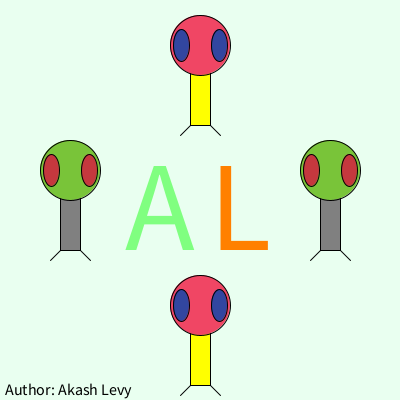
Frame 1 (no input)
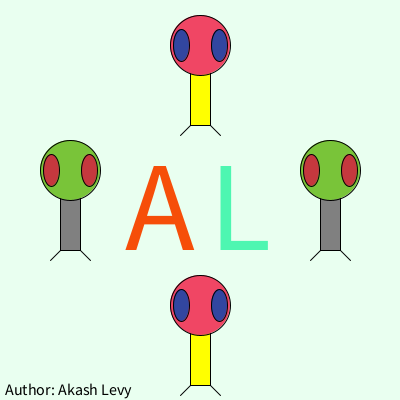
Frame 60 (the mouse pressed at the canvas centre just before this capture)
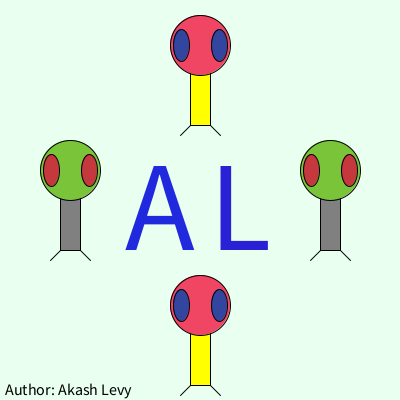
Frame 120 (the mouse held since frame 60 and released just before this capture)

The Processing sketch that drew these frames (run headless with seeded random() and noise(); from frame 60 on, the mouse is pressed at the canvas centre):

// Processing sketch: processing_103087
// ── processing_103087.pde

//Copyright (C) Akash Levy July 2013
//Cool Bot Initials :D

//Variable declarations
  boolean[] botOn = {false, false, false, false};
  float[] angle = {1,-1};
  float[] speed = {5,5};
  int currentX = 0, currentY = 0;
  float[] bot1Coord = {70.0,170.0};
  float[] bot2Coord = {330.0,170.0};
  float[] bot3Coord = {200.0,45.0};
  float[] bot4Coord = {200.0,305.0};
  float[] bot3Speed = {0.0,0.0};
  float[] bot4Speed = {0.0,0.0};
  int windowFrameRate = 60, iteration = 0;
  int oldMouseX = mouseX, oldMouseY = mouseY;
  float bot3Friction = 0.9975, bot4Friction = 0.9975;
  
//Setup  
void setup()
{
  size(400,400);
  rectMode(CENTER);
  stroke(0);
  frameRate(windowFrameRate);
}

void draw()
{
  //Background
  background(233, 255, 240);
  //background(128 * (1 - sin((float)iteration/30)), 128 * (1 - cos((float)iteration/30)), 128 * (1 + sin((float)iteration/30)));
  
  //Initials
  textAlign(CENTER);
  textSize(128);
  fill(128 * (1 + sin((float)iteration/30)), 128 * (1 + cos((float)iteration/30)), 128 * (1 - sin((float)iteration/30)));
  text("A", 160, 250);
  fill(128 * (1 + cos((float)iteration/30)), 128 * (1 + sin((float)iteration/30)), 128 * (1 - cos((float)iteration/30)));
  text("L", 240, 250);
  
  //Author
  fill(0);
  textAlign(LEFT);
  textSize(16);
  text("Author: Akash Levy", 5, 395);
  
  //Draw Bot 1
  translate(bot1Coord[0], bot1Coord[1]);
  fill(128,128,128);
  rect(0,30,20,100);
  fill(121,196,57);
  ellipse(0,0,60,60);
  fill(197,56,62);
  ellipse(-19,0,16,32);
  ellipse(19,0,16,32);
  line(-10,80,-20,90);
  line(10,80,20,90);
  translate(-bot1Coord[0], -bot1Coord[1]);
  
  //Draw Bot 2
  translate(bot2Coord[0], bot2Coord[1]);
  fill(128,128,128);
  rect(0,30,20,100);
  fill(121,196,57);
  ellipse(0,0,60,60);
  fill(197,56,62);
  ellipse(-19,0,16,32);
  ellipse(19,0,16,32);
  line(-10,80,-20,90);
  line(10,80,20,90);
  translate(-bot2Coord[0], -bot2Coord[1]);
  
  //Draw Bot 3
  translate(bot3Coord[0], bot3Coord[1]);
  fill(255,255,0);
  rect(0,30,20,100);
  fill(240,70,100);
  ellipse(0,0,60,60);
  fill(50,70,160);
  ellipse(-19,0,16,32);
  ellipse(19,0,16,32);
  line(-10,80,-20,90);
  line(10,80,20,90);
  translate(-bot3Coord[0], -bot3Coord[1]);
  
  //Draw Bot 4
  translate(bot4Coord[0], bot4Coord[1]);
  fill(255,255,0);
  rect(0,30,20,100);
  fill(240,70,100);
  ellipse(0,0,60,60);
  fill(50,70,160);
  ellipse(-19,0,16,32);
  ellipse(19,0,16,32);
  line(-10,80,-20,90);
  line(10,80,20,90);
  translate(-bot4Coord[0], -bot4Coord[1]);
  
  //Move Bot 1
  if (botOn[0])
  {
    if (bot1Coord[0] < -30)
      bot1Coord[0] = 430;
    if (bot1Coord[1] < -90)
      bot1Coord[1] = 430;
    if (bot1Coord[0] > 430)
      bot1Coord[0] = -30;
    if (bot1Coord[1] > 430)
      bot1Coord[1] = -90;
    angle[0] += random(-1,1)/5;
    bot1Coord[0] += speed[0]*sin(angle[0]);
    bot1Coord[1] += speed[0]*cos(angle[0]);
  }

  //Move Bot 2
  if (botOn[1])
  {
    if (bot2Coord[0] < -30)
      bot2Coord[0] = 430;
    if (bot2Coord[1] < -90)
      bot2Coord[1] = 430;
    if (bot2Coord[0] > 430)
      bot2Coord[0] = -30;
    if (bot2Coord[1] > 430)
      bot2Coord[1] = -90;
    angle[1] += random(-1,1)/5;
    bot2Coord[0] += speed[1]*sin(angle[1]);
    bot2Coord[1] += speed[1]*cos(angle[1]);
  }
  
  //Move Bot 3
  if (!botOn[2])
  {
    if (bot3Coord[0] < 30)
    {
      bot3Speed[0] *= -1;
      bot3Coord[0] = 30;
    }
    if (bot3Coord[1] < 30)
    {
      bot3Speed[1] *= -1;
      bot3Coord[1] = 30;
    }
    if (bot3Coord[0] > 370)
    {
      bot3Speed[0] *= -1;
      bot3Coord[0] = 370;
    }
    if (bot3Coord[1] > 310)
    {
      bot3Speed[1] *= -1;
      bot3Coord[1] = 310;
    }
    bot3Coord[0] += bot3Speed[0];
    bot3Coord[1] += bot3Speed[1];
    bot3Speed[0] *= bot3Friction;
    bot3Speed[1] *= bot3Friction;
  }
  
  //Move Bot 4
  if (!botOn[3])
  {
    if (bot4Coord[0] < 30)
    {
      bot4Speed[0] *= -1;
      bot4Coord[0] = 30;
    }
    if (bot4Coord[1] < 30)
    {
      bot4Speed[1] *= -1;
      bot4Coord[1] = 30;
    }
    if (bot4Coord[0] > 370)
    {
      bot4Speed[0] *= -1;
      bot4Coord[0] = 370;
    }
    if (bot4Coord[1] > 310)
    {
      bot4Speed[1] *= -1;
      bot4Coord[1] = 310;
    }
    bot4Coord[0] += bot4Speed[0];
    bot4Coord[1] += bot4Speed[1];
    bot4Speed[0] *= bot4Friction;
    bot4Speed[1] *= bot4Friction;
  }
  
  //New iteration
  oldMouseX = mouseX;
  oldMouseY = mouseY;
  iteration++;
}

boolean withinRectangle(float rectX, float rectY, float rectW, float rectH, int x, int y)
{
  if ((x < (rectX - rectW/2)) || (x > (rectX + rectW/2)) || (y < (rectY - rectH/2)) || (y > (rectY + rectH/2)))
    return false;
  else
    return true;
}

void mousePressed()
{
  if (withinRectangle(bot1Coord[0], bot1Coord[1]+30, 20, 100, mouseX, mouseY))
    botOn[0] = !botOn[0];
  if (withinRectangle(bot2Coord[0], bot2Coord[1]+30, 20, 100, mouseX, mouseY))
    botOn[1] = !botOn[1];
  if (withinRectangle(bot3Coord[0], bot3Coord[1]+30, 20, 100, mouseX, mouseY))
    botOn[2] = !botOn[2];
  if (withinRectangle(bot4Coord[0], bot4Coord[1]+30, 20, 100, mouseX, mouseY))
    botOn[3] = !botOn[3];
}

void mouseReleased()
{
  if (botOn[2])
  {
    bot3Speed[0] = (mouseX - oldMouseX)/2;
    bot3Speed[1] = (mouseY - oldMouseY)/2;
  }
  if (botOn[3])
  {
    bot4Speed[0] = (mouseX - oldMouseX)/2;
    bot4Speed[1] = (mouseY - oldMouseY)/2;
  }
  botOn[2] = false;
  botOn[3] = false;
}

void mouseDragged()
{
  if (botOn[2])
  {
    bot3Coord[0] += (mouseX-oldMouseX);
    bot3Coord[1] += (mouseY-oldMouseY);
  }
  if (botOn[3])
  {
    bot4Coord[0] += (mouseX-oldMouseX);
    bot4Coord[1] += (mouseY-oldMouseY);
  }
}
